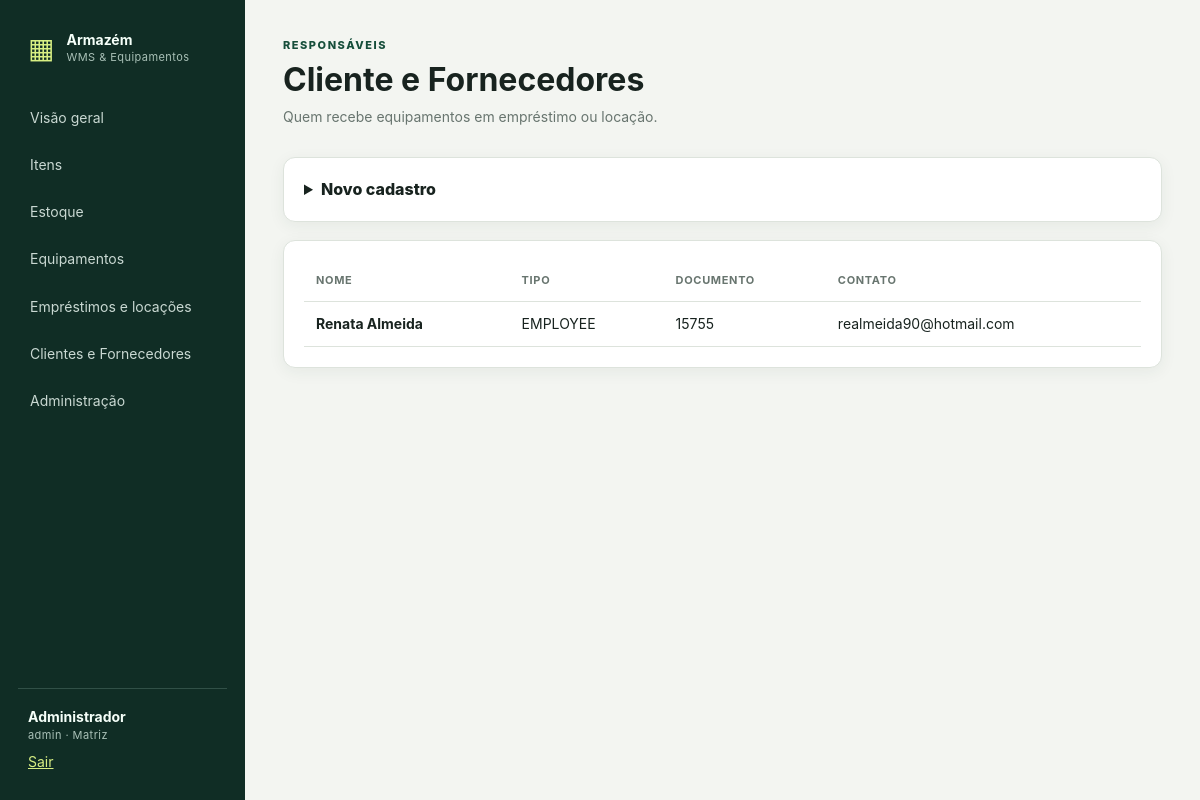
The app's page /parties (signed in), older data.
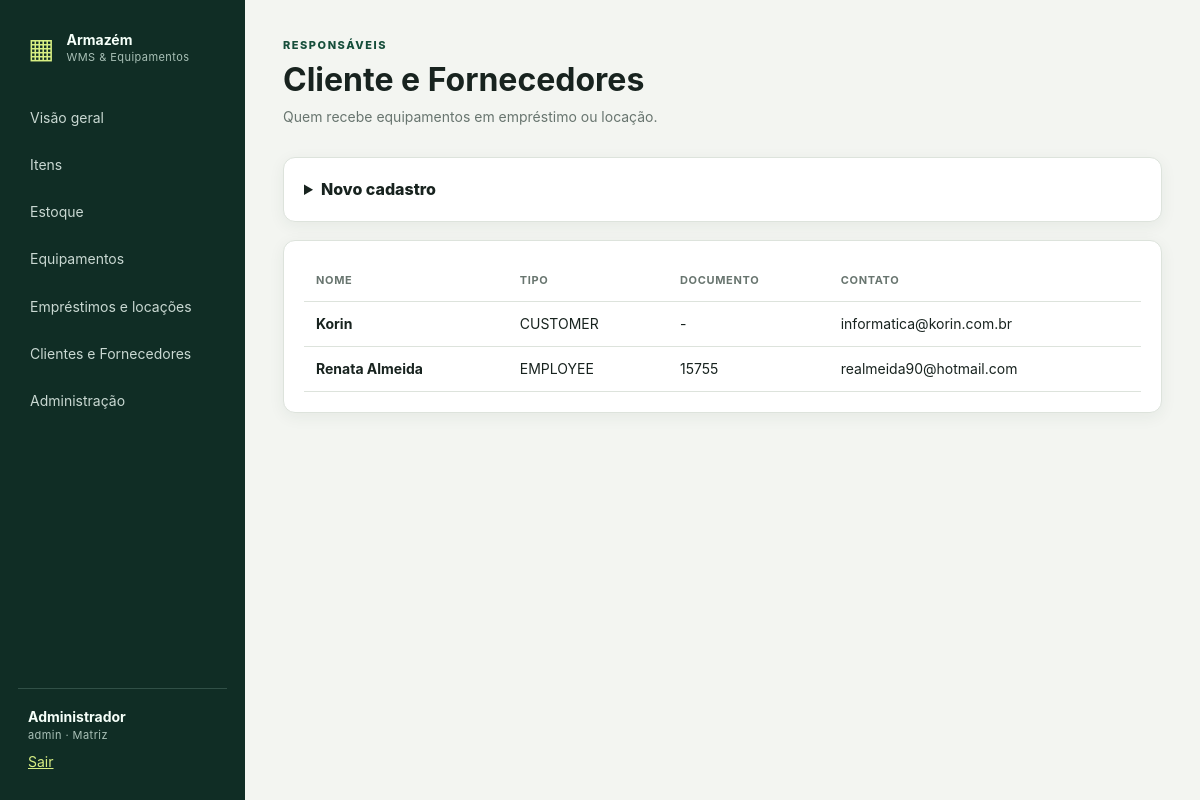
The same page, newer data.
### models.py (models this page shows)
class Party(db.Model):
    __tablename__ = "parties"
    id = db.Column(db.Integer, primary_key=True)
    kind = db.Column(db.String(20), default="EMPLOYEE", nullable=False)
    document = db.Column(db.String(30))
    name = db.Column(db.String(160), nullable=False)
    email = db.Column(db.String(180))
    phone = db.Column(db.String(40))
    active = db.Column(db.Boolean, default=True, nullable=False)

### app.py (the view)
    @app.route("/parties", methods=["GET", "POST"])
    @login_required
    def parties():
        if request.method == "POST":
            db.session.add(Party(kind=request.form["kind"], document=request.form.get("document"), name=request.form["name"], email=request.form.get("email"), phone=request.form.get("phone")))
            db.session.commit(); flash("Pessoa cadastrada.", "success"); return redirect(url_for("parties"))
        return render_template("parties.html", parties=Party.query.order_by(Party.name).all())

### templates/parties.html (shortened to what this page needs)
{% extends 'base.html' %}{% block content %}<header><div><small>RESPONSÁVEIS</small><h1>Cliente e Fornecedores</h1><p>Quem recebe equipamentos em empréstimo ou locação.</p></div></header><details class="panel form-panel"><summary>Novo cadastro</summary></details><section class="panel"><table><thead><tr><th>Nome</th><th>Tipo</th><th>Documento</th><th>Contato</th></tr></thead><tbody>{% for p in parties %}<tr><td><b>{{p.name}}</b></td><td>{{p.kind}}</td><td>{{p.document or '-'}}</td><td>{{p.email or p.phone or '-'}}</td></tr>{% endfor %}</tbody></table></section>{% endblock %}

Row changes from the older to the newer data that the page shows:
added Party: name "Korin", kind "CUSTOMER", document "-", email "informatica@korin.com.br"
